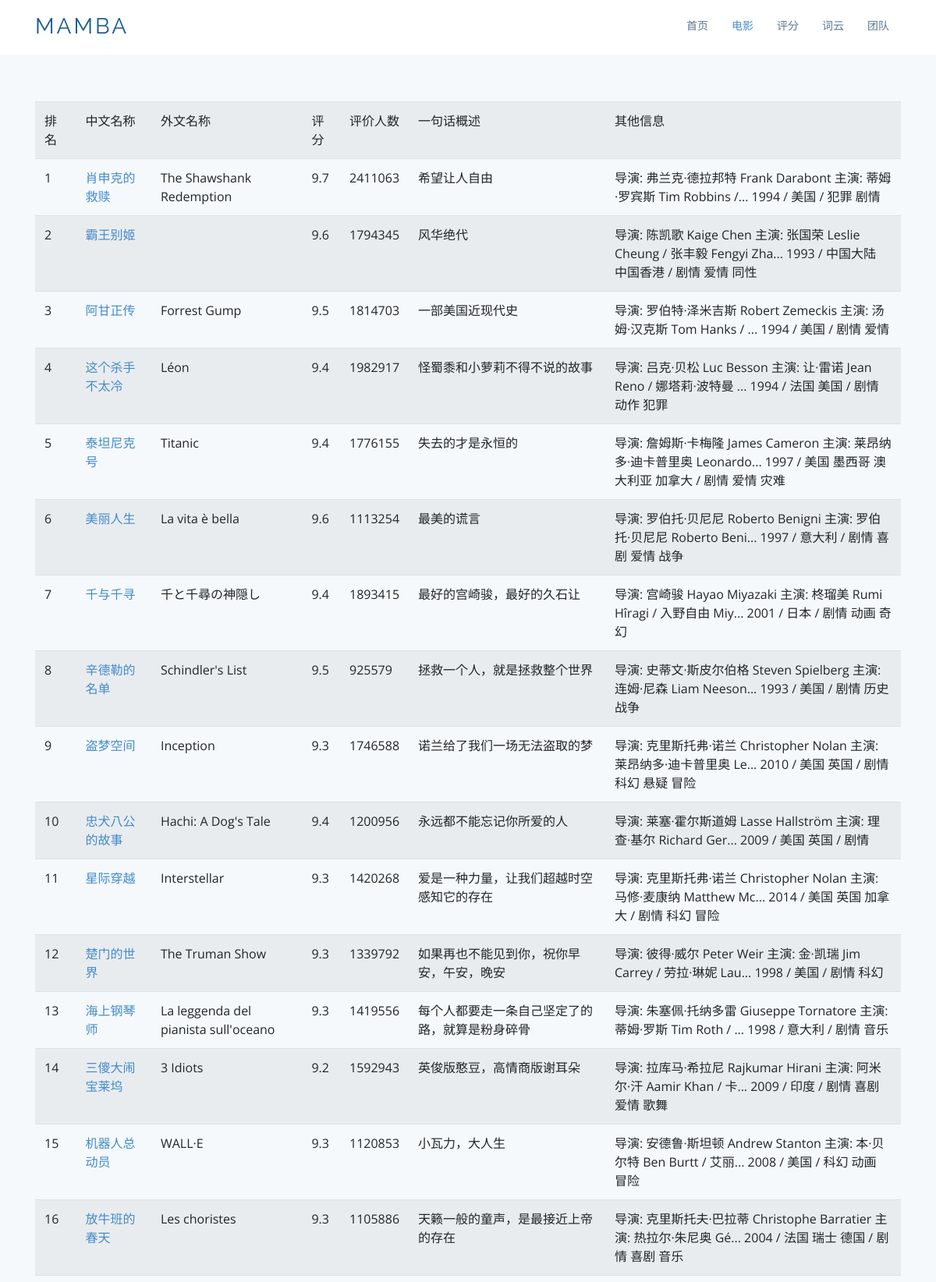
Screenshot of /movie.html (upper part) with the database file from the repository.
### tables this page shows
CREATE TABLE filmData(
            id integer primary key autoincrement,
            info_link text ,
            pic_link text ,
            ch_name varchar ,
            en_name varchar ,
            score numeric ,
            rated integer ,
            introduction text,
            info text
        );

### app.py (the view)
@app.route('/movie.html')
def movie():
    datalist = []
    con = sqlite3.connect("outputDatabase.db")
    cur = con.cursor()
    sql = "select * from filmData"
    data = cur.execute(sql)
    for item in data:
        datalist.append(item)
    cur.close()
    con.close()
    return render_template("movie.html", movies=datalist)

### templates/movie.html (shortened to what this page needs)
<!DOCTYPE html>
<html lang="ch">
<head>
    <link href="../static/assets/vendor/bootstrap/css/bootstrap.min.css" rel="stylesheet">
    <link href="../static/assets/vendor/icofont/icofont.min.css" rel="stylesheet">
    <link href="../static/assets/vendor/boxicons/css/boxicons.min.css" rel="stylesheet">
    <link href="../static/assets/vendor/animate.css/animate.min.css" rel="stylesheet">
    <link href="../static/assets/vendor/venobox/venobox.css" rel="stylesheet">
    <link href="../static/assets/vendor/aos/aos.css" rel="stylesheet">
    <link href="../static/assets/css/style.css" rel="stylesheet">
</head>
<body>
<header id="header">
    <div class="container">
        <div class="logo float-left">
            <h1 class="text-light"><a href="index.html"><span>Mamba</span></a></h1>
        </div>
        <nav class="nav-menu float-right d-none d-lg-block">
            <ul>
                <li><a href="index.html">首页</a></li>
                <li class="active"><a href="movie.html">电影</a></li>
                <li><a href="score.html">评分</a></li>
                <li><a href="word.html">词云</a></li>
                <li><a href="team.html">团队</a></li>
            </ul>
        </nav>
    </div>
</header>
<section class="counts section-bg">
    <div class="container">
        <table class="table table-striped">
            <tr>
                <td>排名</td>
                <td>中文名称</td>
                <td>外文名称</td>
                <td>评分</td>
                <td>评价人数</td>
                <td>一句话概述</td>
                <td>其他信息</td>
            </tr>
            <tr>{% for movie in movies %}
                <td>{{ movie[0] }}</td>
                <td>
                    <a href="{{ movie[1] }}" target="_blank">
                        {{ movie[3] }}
                    </a>
                </td>
                <td>{{ movie[4] }}</td>
                <td>{{ movie[5] }}</td>
                <td>{{ movie[6] }}</td>
                <td>{{ movie[7] }}</td>
                <td>{{ movie[8] }}</td>
                </tr>
            {% endfor %}
        </table>
    </div>
</section>
</body>
</html>

### static/assets/css/style.css (style rules this page uses)
body { font-family: "Open Sans", sans-serif; color: #444; }
a { color: #428bca; }
h1, h2, h3, h4, h5, h6, .font-primary { font-family: "Raleway", sans-serif; }
#header { height: 70px; transition: all 0.5s; transition: all 0.5s; padding: 10px 0; background: #fff; z-index: 997; }
#header .logo h1 { font-size: 28px; margin: 0; padding: 10px 0; line-height: 1; font-weight: 400; letter-spacing: 3px; text-transform: uppercase; }
#header .logo h1 a, #header .logo h1 a:hover { color: #1c5c93; text-decoration: none; }
.nav-menu, .nav-menu * { margin: 0; padding: 0; list-style: none; }
.nav-menu > ul > li { position: relative; white-space: nowrap; float: left; }
.nav-menu a { display: block; position: relative; color: #5c768d; padding: 12px 15px; transition: 0.3s; font-size: 14px; font-family: "Open Sans", sans-serif; }
.nav-menu a:hover, .nav-menu .active > a, .nav-menu li:hover > a { color: #428bca; text-decoration: none; }
.mobile-nav { position: fixed; top: 0; bottom: 0; z-index: 9999; overflow-y: auto; left: -260px; width: 260px; padding-top: 18px; background: #1f3548; transition: 0.4s; }
.mobile-nav * { margin: 0; padding: 0; list-style: none; }
.mobile-nav a { display: block; position: relative; color: #e3f0fc; padding: 10px 20px; font-weight: 500; }
.mobile-nav a:hover, .mobile-nav .active > a, .mobile-nav li:hover > a { color: #9eccf4; text-decoration: none; }
section { padding: 60px 0; }
.section-bg { background-color: #f5f9fc; }
.counts { padding-bottom: 30px; }

### rows the page displays
filmData: id "1", ch_name "肖申克的救赎", en_name "The Shawshank Redemption", score "9.7", rated "2411063", introduction "希望让人自由", info "导演: 弗兰克·德拉邦特 Frank Darabont 主演: 蒂姆·罗宾斯 Tim Robbins /... 1994 / 美国 / 犯罪 剧情"
filmData: id "2", ch_name "霸王别姬", score "9.6", rated "1794345", introduction "风华绝代", info "导演: 陈凯歌 Kaige Chen 主演: 张国荣 Leslie Cheung / 张丰毅 Fengyi Zha... 1993 / 中国大陆 中国香港 / 剧情 爱情 同性"
filmData: id "3", ch_name "阿甘正传", en_name "Forrest Gump", score "9.5", rated "1814703", introduction "一部美国近现代史", info "导演: 罗伯特·泽米吉斯 Robert Zemeckis 主演: 汤姆·汉克斯 Tom Hanks / ... 1994 / 美国 / 剧情 爱情"
filmData: id "4", ch_name "这个杀手不太冷", en_name "Léon", score "9.4", rated "1982917", introduction "怪蜀黍和小萝莉不得不说的故事", info "导演: 吕克·贝松 Luc Besson 主演: 让·雷诺 Jean Reno / 娜塔莉·波特曼 ... 1994 / 法国 美国 / 剧情 动作 犯罪"
filmData: id "5", ch_name "泰坦尼克号", en_name "Titanic", score "9.4", rated "1776155", introduction "失去的才是永恒的", info "导演: 詹姆斯·卡梅隆 James Cameron 主演: 莱昂纳多·迪卡普里奥 Leonardo... 1997 / 美国 墨西哥 澳大利亚 加拿大 / 剧情 爱情 灾难"
filmData: id "6", ch_name "美丽人生", en_name "La vita è bella", score "9.6", rated "1113254", introduction "最美的谎言", info "导演: 罗伯托·贝尼尼 Roberto Benigni 主演: 罗伯托·贝尼尼 Roberto Beni... 1997 / 意大利 / 剧情 喜剧 爱情 战争"
filmData: id "7", ch_name "千与千寻", en_name "千と千尋の神隠し", score "9.4", rated "1893415", introduction "最好的宫崎骏，最好的久石让", info "导演: 宫崎骏 Hayao Miyazaki 主演: 柊瑠美 Rumi Hîragi / 入野自由 Miy... 2001 / 日本 / 剧情 动画 奇幻"
filmData: id "8", ch_name "辛德勒的名单", en_name "Schindler's List", score "9.5", rated "925579", introduction "拯救一个人，就是拯救整个世界", info "导演: 史蒂文·斯皮尔伯格 Steven Spielberg 主演: 连姆·尼森 Liam Neeson... 1993 / 美国 / 剧情 历史 战争"
filmData: id "9", ch_name "盗梦空间", en_name "Inception", score "9.3", rated "1746588", introduction "诺兰给了我们一场无法盗取的梦", info "导演: 克里斯托弗·诺兰 Christopher Nolan 主演: 莱昂纳多·迪卡普里奥 Le... 2010 / 美国 英国 / 剧情 科幻 悬疑 冒险"
filmData: id "10", ch_name "忠犬八公的故事", en_name "Hachi: A Dog's Tale", score "9.4", rated "1200956", introduction "永远都不能忘记你所爱的人", info "导演: 莱塞·霍尔斯道姆 Lasse Hallström 主演: 理查·基尔 Richard Ger... 2009 / 美国 英国 / 剧情"
filmData: id "11", ch_name "星际穿越", en_name "Interstellar", score "9.3", rated "1420268", introduction "爱是一种力量，让我们超越时空感知它的存在", info "导演: 克里斯托弗·诺兰 Christopher Nolan 主演: 马修·麦康纳 Matthew Mc... 2014 / 美国 英国 加拿大 / 剧情 科幻 冒险"
filmData: id "12", ch_name "楚门的世界", en_name "The Truman Show", score "9.3", rated "1339792", introduction "如果再也不能见到你，祝你早安，午安，晚安", info "导演: 彼得·威尔 Peter Weir 主演: 金·凯瑞 Jim Carrey / 劳拉·琳妮 Lau... 1998 / 美国 / 剧情 科幻"
filmData: id "13", ch_name "海上钢琴师", en_name "La leggenda del pianista sull'oceano", score "9.3", rated "1419556", introduction "每个人都要走一条自己坚定了的路，就算是粉身碎骨", info "导演: 朱塞佩·托纳多雷 Giuseppe Tornatore 主演: 蒂姆·罗斯 Tim Roth / ... 1998 / 意大利 / 剧情 音乐"
filmData: id "14", ch_name "三傻大闹宝莱坞", en_name "3 Idiots", score "9.2", rated "1592943", introduction "英俊版憨豆，高情商版谢耳朵", info "导演: 拉库马·希拉尼 Rajkumar Hirani 主演: 阿米尔·汗 Aamir Khan / 卡... 2009 / 印度 / 剧情 喜剧 爱情 歌舞"
filmData: id "15", ch_name "机器人总动员", en_name "WALL·E", score "9.3", rated "1120853", introduction "小瓦力，大人生", info "导演: 安德鲁·斯坦顿 Andrew Stanton 主演: 本·贝尔特 Ben Burtt / 艾丽... 2008 / 美国 / 科幻 动画 冒险"
filmData: id "16", ch_name "放牛班的春天", en_name "Les choristes", score "9.3", rated "1105886", introduction "天籁一般的童声，是最接近上帝的存在", info "导演: 克里斯托夫·巴拉蒂 Christophe Barratier 主演: 热拉尔·朱尼奥 Gé... 2004 / 法国 瑞士 德国 / 剧情 喜剧 音乐"
